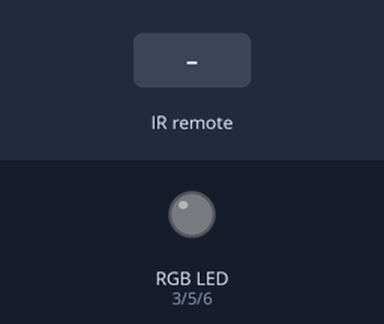
This sketch was run on a simulated Arduino Uno, built with avr-gcc and run on an emulated ATmega328P. Shown: an RGB LED mixed from three pins (HIGH = lit). The test bench sets the inputs (shaded band). What the sketch prints to the serial monitor is not drawn.

Above: at 1.2 s.
1.3 s: infrared code 0xF30CFF00 received
At 1.6 s:
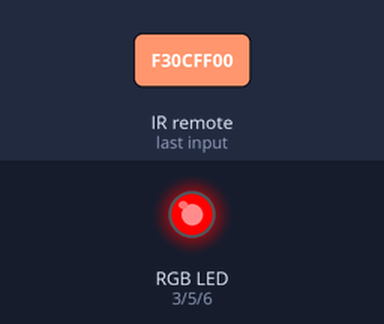
2.8 s: infrared code 0xE718FF00 received
At 4.0 s:
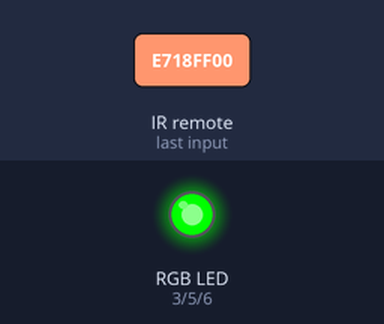
4.3 s: infrared code 0xA15EFF00 received
At 5.1 s:
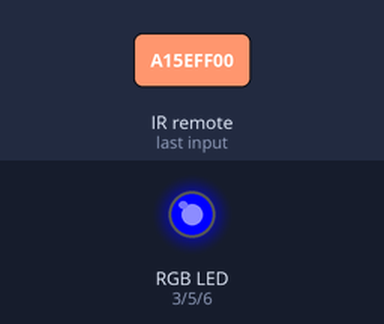
5.8 s: infrared code 0xF708FF00 received
At 6.2 s:
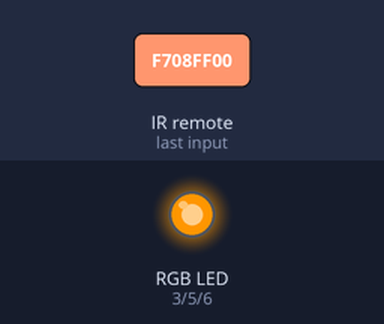
7.3 s: infrared code 0xE31CFF00 received
At 8.5 s:
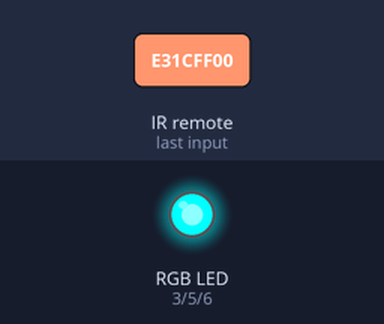
8.8 s: infrared code 0xA55AFF00 received
At 9.7 s:
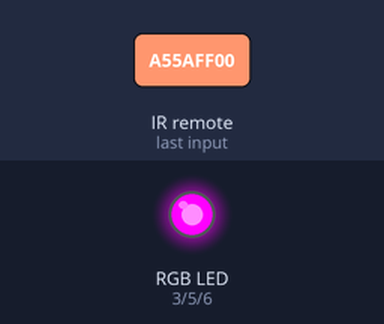
Timing chart, 0 to 11.3 s (numbered marks = the images above; inputs shaded):
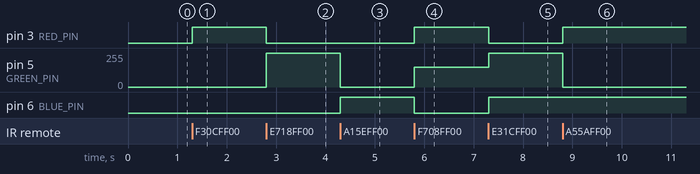

The sketch:

IR_remote_LED.ino
```cpp
#include <IRremote.h>

#define IR_RECEIVE_PIN 2
#define RED_PIN 3
#define GREEN_PIN 5
#define BLUE_PIN 6

void setup() {
  Serial.begin(9600);
  IrReceiver.begin(IR_RECEIVE_PIN, ENABLE_LED_FEEDBACK);

  pinMode(RED_PIN, OUTPUT);
  pinMode(GREEN_PIN, OUTPUT);
  pinMode(BLUE_PIN, OUTPUT);

  Serial.println("Ready — use buttons 1–9 to control LED colors!");
}

void loop() {
  if (IrReceiver.decode()) {
    unsigned long code = IrReceiver.decodedIRData.decodedRawData;
    Serial.print("Code: "); Serial.println(code, HEX);

    switch (code) {
      case 0xF30CFF00: setColor(255, 0, 0); break;   // 1 → Red
      case 0xE718FF00: setColor(0, 255, 0); break;   // 2 → Green
      case 0xA15EFF00: setColor(0, 0, 255); break;   // 3 → Blue
      case 0xF708FF00: setColor(255, 150, 0); break; // 4 → Yellow
      case 0xE31CFF00: setColor(0, 255, 255); break; // 5 → Cyan
      case 0xA55AFF00: setColor(255, 0, 255); break; // 6 → Magenta
      case 0xBD42FF00: setColor(255, 255, 255); break; // 7 → White
      case 0xAD52FF00: setColor(80, 80, 80); break;  // 8 → Dim white
      case 0xB54AFF00: setColor(0, 0, 0); break;     // 9 → OFF
      default: break;
    }

    IrReceiver.resume();
  }
}

void setColor(int r, int g, int b) {
  analogWrite(RED_PIN, r);
  analogWrite(GREEN_PIN, g);
  analogWrite(BLUE_PIN, b);
}
```

Measured:
- after the input at 1.3 s, pin 3 (RED_PIN): LOW → HIGH at once
- after the input at 2.8 s, pin 3 (RED_PIN): HIGH → LOW at once; pin 5 (GREEN_PIN): 0/255 → 255/255 at once
- after the input at 4.3 s, pin 5 (GREEN_PIN): 255/255 → 0/255 at once; pin 6 (BLUE_PIN): LOW → HIGH at once
- after the input at 5.8 s, pin 3 (RED_PIN): LOW → HIGH at once; pin 5 (GREEN_PIN): 0/255 → 150/255 at once; pin 6 (BLUE_PIN): HIGH → LOW at once
- after the input at 7.3 s, pin 3 (RED_PIN): HIGH → LOW at once; pin 5 (GREEN_PIN): 150/255 → 255/255 at once; pin 6 (BLUE_PIN): LOW → HIGH at once
- after the input at 8.8 s, pin 3 (RED_PIN): LOW → HIGH at once; pin 5 (GREEN_PIN): 255/255 → 0/255 at once
